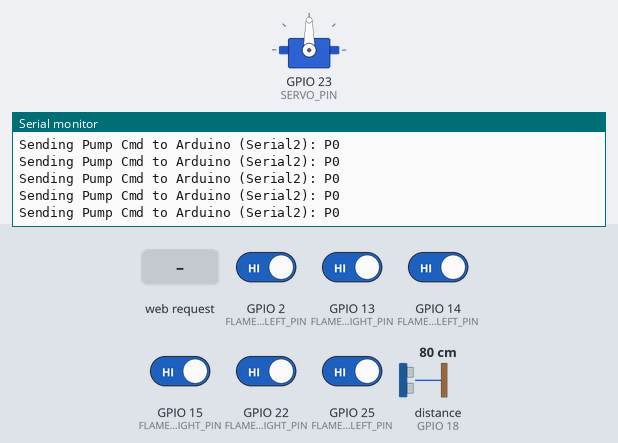
Recording of a program running on a simulated ESP32. On the bench: servo, the last lines printed to the serial monitor. Wiring (inferred from the names in the program): ultrasonic range finder: trigger GPIO 5; echo GPIO 18. The inputs (shaded band) are chosen by the test bench; at power-on: GPIO 2 (FLAME_SENSOR_REAR_LEFT_PIN), GPIO 13 (FLAME_SENSOR_REAR_RIGHT_PIN), GPIO 14 (FLAME_SENSOR_FRONT_LEFT_PIN), GPIO 15 (FLAME_SENSOR_FRONT_RIGHT_PIN), GPIO 22 (FLAME_SENSOR_MID_RIGHT_PIN), GPIO 25 (FLAME_SENSOR_MID_LEFT_PIN) HIGH, distance to the obstacle (sensor on GPIO 18) 80 cm. The echo pulse lasts 58.3 µs per cm; WiFi joins after 1.5 s; servers stay silent unless stated.

Above: at 2.7 s.
2.8 s: GPIO 2 (FLAME_SENSOR_REAR_LEFT_PIN) driven LOW
At 2.81 s:
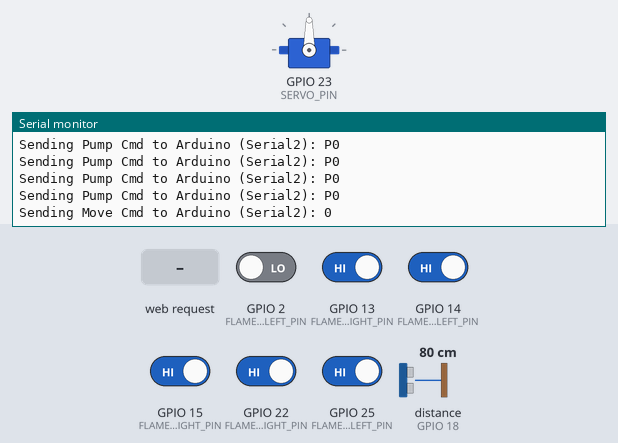
5.0 s: distance to the obstacle (sensor on GPIO 18) set to 22 cm
At 5.05 s:
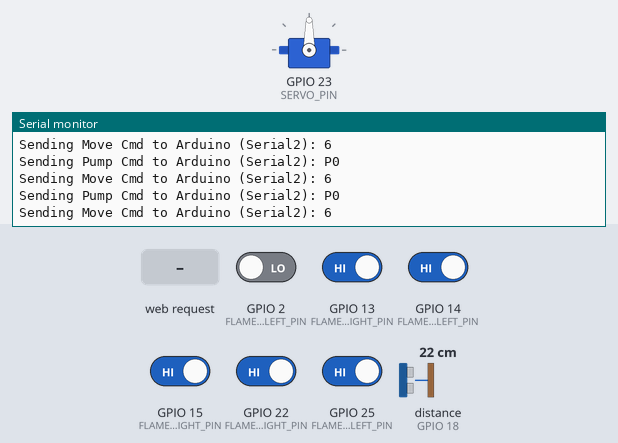
8.0 s: HTTP request GET /control?dir=FF_ON received
At 8.83 s:
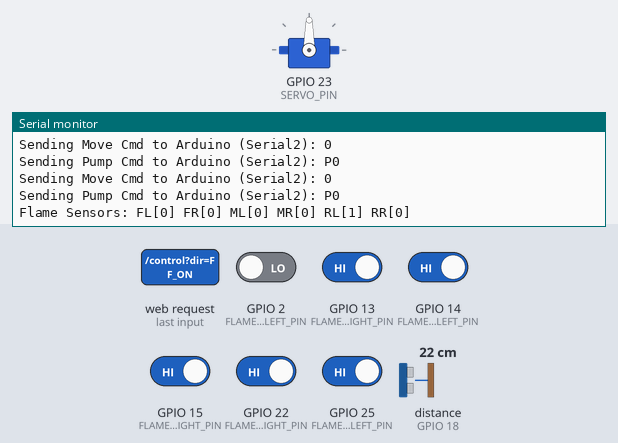
9.5 s: HTTP request GET /control?dir=FF_OFF received
At 9.9 s:
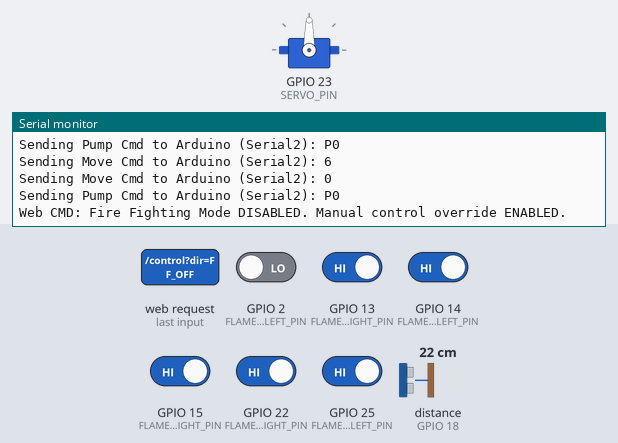
11.0 s: HTTP request GET /control?dir=P1 received
At 11.6 s:
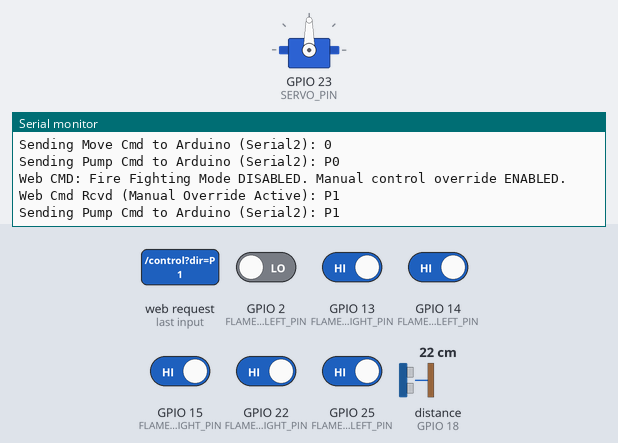

The program:

main.cpp
```cpp
#include <WiFi.h>
#include <ESP32Servo.h>
#include <WebServer.h>

// Thông tin WiFi
#define WIFI_SSID "gimmesourcecode"
#define WIFI_PASSWORD "12345678"

// Radar
#define TRIG_PIN 5
#define ECHO_PIN 18
// Servo
#define SERVO_PIN 23

// Flame Sensor
#define FLAME_SENSOR_FRONT_LEFT_PIN  14
#define FLAME_SENSOR_FRONT_RIGHT_PIN 15
#define FLAME_SENSOR_MID_LEFT_PIN    25
#define FLAME_SENSOR_MID_RIGHT_PIN   22
#define FLAME_SENSOR_REAR_LEFT_PIN   2
#define FLAME_SENSOR_REAR_RIGHT_PIN  13

// Setting threshold
const float FIRE_TOO_CLOSE_CM = 10.0;
const float FIRE_MIN_SPRAY_DISTANCE_CM = 15.0;
const float FIRE_TARGET_SPRAY_DISTANCE_CM = 25.0;
const float FIRE_MAX_APPROACH_DISTANCE_CM = 40.0;

// Firebase status
volatile bool fireFightingModeEnabled = false;

// Firefighter status
enum FireFightingState {
    FF_IDLE,                       // Chờ phát hiện lửa
    FF_FIRE_DETECTED_STOP_AND_ASSESS,  // Dừng khi phát hiện lửa và đánh giá hướng
    FF_TURNING_TO_FIRE,            // Xoay về hướng lửa
    FF_ADJUSTING_DISTANCE,         // Điều chỉnh khoảng cách tới lửa (tiến/lùi)
    FF_SPRAYING                    // Bơm nước
};
WebServer server(80);


volatile bool manualControlOverride = false;

volatile float currentDistanceCm = 999.9;

// Servo status
Servo radarServo;
int servoAngle = 90;
const int SERVO_MIN_ANGLE = 0;
const int SERVO_MAX_ANGLE = 180;


volatile FireFightingState currentFfState = FF_IDLE;
unsigned long ffStateTimer = 0;
int fireDirectionAngle = 90;
const long SPRAY_DURATION_MS = 5000;
const long FF_TURN_TIMEOUT_MS = 8000;
const long FF_ADJUST_TIMEOUT_MS = 7000;

// Command to Arduino
const char CMD_STOP[] = "0";
const char CMD_FORWARD[] = "1";
const char CMD_TURN_RIGHT_HARD[] = "3";
const char CMD_TURN_LEFT_HARD[] = "6";
const char CMD_BACK[] = "8";
const char CMD_PUMP_ON[] = "P1";
const char CMD_PUMP_OFF[] = "P0";

// Function prototypes
void setServoToAngle(int targetAngle);
float calculateDistance();
void handleControl();
void setupServo();
void setupWiFi();

bool isFireDetected(int pin);
bool isFireDetectedFront();
bool isFireDetectedLeftSide();
bool isFireDetectedRightSide();
bool isFireDetectedRear();
void determineFireDirection();
void handleFireFightingLogic();
void sendMoveCommand(const char* cmd);
void sendPumpCommand(const char* cmd);
void printFlameSensorStatus();


// Implementations

bool isFireDetected(int pin) {
    return digitalRead(pin) == LOW;
}

void printFlameSensorStatus() {
    Serial.print("Flame Sensors: FL["); Serial.print(isFireDetected(FLAME_SENSOR_FRONT_LEFT_PIN) ? "1" : "0"); Serial.print("] ");
    Serial.print("FR["); Serial.print(isFireDetected(FLAME_SENSOR_FRONT_RIGHT_PIN) ? "1" : "0"); Serial.print("] ");
    Serial.print("ML["); Serial.print(isFireDetected(FLAME_SENSOR_MID_LEFT_PIN) ? "1" : "0"); Serial.print("] ");
    Serial.print("MR["); Serial.print(isFireDetected(FLAME_SENSOR_MID_RIGHT_PIN) ? "1" : "0"); Serial.print("] ");
    Serial.print("RL["); Serial.print(isFireDetected(FLAME_SENSOR_REAR_LEFT_PIN) ? "1" : "0"); Serial.print("] ");
    Serial.print("RR["); Serial.print(isFireDetected(FLAME_SENSOR_REAR_RIGHT_PIN) ? "1" : "0"); Serial.println("]");
}

bool isFireDetectedFront() {
    return isFireDetected(FLAME_SENSOR_FRONT_LEFT_PIN) || isFireDetected(FLAME_SENSOR_FRONT_RIGHT_PIN);
}

bool isFireDetectedLeftSide() {
    if (isFireDetected(FLAME_SENSOR_MID_LEFT_PIN)) return true;
    if (isFireDetected(FLAME_SENSOR_FRONT_LEFT_PIN)
        && !isFireDetected(FLAME_SENSOR_FRONT_RIGHT_PIN)
        && !isFireDetected(FLAME_SENSOR_MID_RIGHT_PIN)) return true;
    return false;
}

bool isFireDetectedRightSide() {
    if (isFireDetected(FLAME_SENSOR_MID_RIGHT_PIN)) return true;
    if (isFireDetected(FLAME_SENSOR_FRONT_RIGHT_PIN)
    && !isFireDetected(FLAME_SENSOR_FRONT_LEFT_PIN)
    && !isFireDetected(FLAME_SENSOR_MID_LEFT_PIN)) return true;
    return false;
}

bool isFireDetectedRear() {
    return isFireDetected(FLAME_SENSOR_REAR_LEFT_PIN) || isFireDetected(FLAME_SENSOR_REAR_RIGHT_PIN);
}

void determineFireDirection() {
    printFlameSensorStatus();

    bool frontFire = isFireDetectedFront();
    bool leftSideFire = isFireDetectedLeftSide();
    bool rightSideFire = isFireDetectedRightSide();
    bool rearFire = isFireDetectedRear();

    if (frontFire) {
        fireDirectionAngle = 90;
    } else if (leftSideFire && !rightSideFire && !rearFire) {
        fireDirectionAngle = 45;
    } else if (rightSideFire && !leftSideFire && !rearFire) {
        fireDirectionAngle = 135;
    } else if (rearFire && !leftSideFire && !rightSideFire) {
        fireDirectionAngle = 0;
    } else if (leftSideFire && rightSideFire && !rearFire) {
        fireDirectionAngle = 45;
    }
    else if (frontFire && leftSideFire && !rightSideFire) {
        fireDirectionAngle = 75;
    } else if (frontFire && rightSideFire && !leftSideFire) {
        fireDirectionAngle = 105;
    }
    else {
        fireDirectionAngle = -1;
    }
}

void sendMoveCommand(const char* cmd) { // Tín hiệu di chuyển
    Serial.print("Sending Move Cmd to Arduino (Serial2): "); Serial.println(cmd);
    Serial2.print(cmd); Serial2.print(" ");
}

void sendPumpCommand(const char* cmd) { // Tín hiệu bơm nước
    Serial.print("Sending Pump Cmd to Arduino (Serial2): "); Serial.println(cmd);
    Serial2.print(cmd); Serial2.print(" ");
}

void handleFireFightingLogic() {
    unsigned long currentMillis = millis();
    setServoToAngle(90);
    currentDistanceCm = calculateDistance();

    switch (currentFfState) {
        case FF_IDLE:
            sendPumpCommand(CMD_PUMP_OFF);
            if (isFireDetectedFront() || isFireDetectedLeftSide() || isFireDetectedRightSide() || isFireDetectedRear()) {
                sendMoveCommand(CMD_STOP);
                currentFfState = FF_FIRE_DETECTED_STOP_AND_ASSESS;
                ffStateTimer = millis();
            }
            break;

        case FF_FIRE_DETECTED_STOP_AND_ASSESS:
            sendMoveCommand(CMD_STOP);
            sendPumpCommand(CMD_PUMP_OFF);
            if (currentMillis - ffStateTimer > 700) {
                determineFireDirection();
                if (fireDirectionAngle == 90) {
                    currentFfState = FF_ADJUSTING_DISTANCE;
                } else if (fireDirectionAngle != -1) {
                    currentFfState = FF_TURNING_TO_FIRE;
                } else {
                    currentFfState = FF_IDLE;
                }
                ffStateTimer = millis();
            }
            break;

        case FF_TURNING_TO_FIRE:
            sendPumpCommand(CMD_PUMP_OFF);
            if (isFireDetectedFront()) {
                sendMoveCommand(CMD_STOP);
                currentFfState = FF_ADJUSTING_DISTANCE;
                ffStateTimer = millis();
                break;
            }

            if (currentMillis - ffStateTimer > FF_TURN_TIMEOUT_MS) {
                sendMoveCommand(CMD_STOP);
                currentFfState = FF_IDLE;
                break;
            }

            if (fireDirectionAngle == 0 || (fireDirectionAngle > 0 && fireDirectionAngle < 88) ) {
                sendMoveCommand(CMD_TURN_LEFT_HARD);
            } else if (fireDirectionAngle > 92 && fireDirectionAngle <= 180) {
                sendMoveCommand(CMD_TURN_RIGHT_HARD);
            } else {
                sendMoveCommand(CMD_STOP);
                currentFfState = FF_FIRE_DETECTED_STOP_AND_ASSESS;
                ffStateTimer = millis();
            }
            break;

        case FF_ADJUSTING_DISTANCE:
            sendPumpCommand(CMD_PUMP_OFF);
            if (!isFireDetectedFront()) {
                sendMoveCommand(CMD_STOP);
                currentFfState = FF_FIRE_DETECTED_STOP_AND_ASSESS;
                ffStateTimer = millis();
                break;
            }
            if (currentDistanceCm < FIRE_TOO_CLOSE_CM) {
                sendMoveCommand(CMD_BACK);
            } else if (currentDistanceCm > FIRE_MAX_APPROACH_DISTANCE_CM) {
                currentFfState = FF_SPRAYING;
            } else if (currentDistanceCm > FIRE_TARGET_SPRAY_DISTANCE_CM + 3.0) {
                currentFfState = FF_SPRAYING;
                } else if (currentDistanceCm < FIRE_MIN_SPRAY_DISTANCE_CM && currentDistanceCm >= FIRE_TOO_CLOSE_CM) {
                 sendMoveCommand(CMD_BACK);
            }
            else if (currentDistanceCm >= FIRE_MIN_SPRAY_DISTANCE_CM && currentDistanceCm <= FIRE_TARGET_SPRAY_DISTANCE_CM + 3.0) {
                sendMoveCommand(CMD_STOP);
                currentFfState = FF_SPRAYING;
                ffStateTimer = millis();
            } else {
                 sendMoveCommand(CMD_STOP);
            }

            if (currentMillis - ffStateTimer > FF_ADJUST_TIMEOUT_MS && currentFfState == FF_ADJUSTING_DISTANCE) {
                sendMoveCommand(CMD_STOP);
                if(isFireDetectedFront()){
                    currentFfState = FF_SPRAYING;
                } else {
                    currentFfState = FF_FIRE_DETECTED_STOP_AND_ASSESS;
                }
                ffStateTimer = millis();
            }
            break;

        case FF_SPRAYING:
            sendMoveCommand(CMD_STOP);
            if (!isFireDetectedFront()) {
                sendPumpCommand(CMD_PUMP_OFF);
                currentFfState = FF_IDLE;
                break;
            }

            sendPumpCommand(CMD_PUMP_ON);

            if (currentMillis - ffStateTimer > SPRAY_DURATION_MS) {
                sendPumpCommand(CMD_PUMP_OFF);
                if (isFireDetectedFront()) {
                    currentFfState = FF_FIRE_DETECTED_STOP_AND_ASSESS;
                } else {
                    currentFfState = FF_IDLE;
                }
                ffStateTimer = millis();
            }
            break;
    }
}

void setupWiFi() {
    WiFi.mode(WIFI_STA);
    WiFi.begin(WIFI_SSID, WIFI_PASSWORD);
    Serial.print("Connecting to WiFi for WebServer");
    unsigned long startTime = millis();
    while (WiFi.status() != WL_CONNECTED && (millis() - startTime < 10000)) {
        Serial.print(".");
        delay(500);
    }

    if (WiFi.status() == WL_CONNECTED) {
        Serial.println("\nWiFi connected for WebServer!");
        Serial.print("IP Address: "); Serial.println(WiFi.localIP());
    } else {
        Serial.println("\nWiFi STA connection failed! Starting AP mode as fallback for WebServer.");
        WiFi.mode(WIFI_AP);
        WiFi.softAP("ESP32_FireBot_AP", "123456789");
        Serial.print("ESP32 AP SSID: ESP32_FireBot_AP, IP: "); Serial.println(WiFi.softAPIP());
    }
}

float calculateDistance() {
    digitalWrite(TRIG_PIN, LOW);
    delayMicroseconds(2);
    digitalWrite(TRIG_PIN, HIGH);
    delayMicroseconds(10);
    digitalWrite(TRIG_PIN, LOW);
    long duration = pulseIn(ECHO_PIN, HIGH, 25000);
    if (duration == 0 || duration >= 25000) return 999.9;

    float dist = duration * 0.0343 / 2.0;
    return (dist < 2.0) ? 999.9 : dist;
}

void handleControl() {
    if (!server.hasArg("dir")) {
        server.send(400, "text/plain", "Missing 'dir' parameter");
        return;
    }
    String direction = server.arg("dir");

    if (direction == "FF_ON") {
        fireFightingModeEnabled = true;
        manualControlOverride = false;
        currentFfState = FF_IDLE;
        sendMoveCommand(CMD_STOP);
        sendPumpCommand(CMD_PUMP_OFF);
        Serial.println("Web CMD: Fire Fighting Mode ENABLED.");
        server.send(200, "text/plain", "Fire Fighting Mode ENABLED");
        return;
    } else if (direction == "FF_OFF") {
        fireFightingModeEnabled = false;
        manualControlOverride = true;
        sendMoveCommand(CMD_STOP);
        sendPumpCommand(CMD_PUMP_OFF);
        Serial.println("Web CMD: Fire Fighting Mode DISABLED. Manual control override ENABLED.");
        server.send(200, "text/plain", "Fire Fighting Mode DISABLED. Manual control override ENABLED.");
        return;
    }

    if (fireFightingModeEnabled && !manualControlOverride) {
        Serial.println("Fire Fighting Mode ON - Manual web command '" + direction + "' ignored. Use FF_OFF to enable manual control.");
        server.send(200, "text/plain", "FF Mode ON. Manual command '" + direction + "' ignored. Use /control?dir=FF_OFF to enable manual control.");
        return;
    }

    if (manualControlOverride) {
        Serial.print("Web Cmd Rcvd (Manual Override Active): "); Serial.println(direction);
        if (direction == "P1") {
            sendPumpCommand(CMD_PUMP_ON);
        } else if (direction == "P0") {
            sendPumpCommand(CMD_PUMP_OFF);
        } else {
            sendMoveCommand(direction.c_str());
        }
        String response = "OK (Manual Override): "; response += direction;
        server.send(200, "text/plain", response);
    } else {
       Serial.println("FF Mode is OFF but manual override is not active. Send /control?dir=FF_OFF first.");
       server.send(200, "text/plain", "FF Mode is OFF but manual override not active. Send /control?dir=FF_OFF to enable manual commands.");
    }
}

void setupServo() {
    radarServo.attach(SERVO_PIN, 500, 2400);
    setServoToAngle(90);
    Serial.println("Servo initialized at 90 degrees.");
}

void setServoToAngle(int targetAngle) {
    servoAngle = constrain(targetAngle, SERVO_MIN_ANGLE, SERVO_MAX_ANGLE);
    radarServo.write(servoAngle);
}

void setup() {
    Serial.begin(115200);
    while (!Serial) { delay(10); }
    Serial.println("\n--- ESP32 Fire Fighting Robot (Fixed Nozzle Logic v3) ---");

    Serial2.begin(115200, SERIAL_8N1, 16, 17);

    setupWiFi();
    setupServo();

    pinMode(TRIG_PIN, OUTPUT);
    pinMode(ECHO_PIN, INPUT);

    pinMode(FLAME_SENSOR_FRONT_LEFT_PIN, INPUT_PULLUP);
    pinMode(FLAME_SENSOR_FRONT_RIGHT_PIN, INPUT_PULLUP);
    pinMode(FLAME_SENSOR_MID_LEFT_PIN, INPUT_PULLUP);
    pinMode(FLAME_SENSOR_MID_RIGHT_PIN, INPUT_PULLUP);
    pinMode(FLAME_SENSOR_REAR_LEFT_PIN, INPUT_PULLUP);
    pinMode(FLAME_SENSOR_REAR_RIGHT_PIN, INPUT_PULLUP);

    fireFightingModeEnabled = true;
    manualControlOverride = false;
    Serial.print("Initial FireFightingMode: "); Serial.println(fireFightingModeEnabled ? "ON" : "OFF");
    Serial.print("Initial ManualControlOverride: "); Serial.println(manualControlOverride ? "ON" : "OFF");

    server.on("/control", HTTP_GET, handleControl);
    server.begin();

    sendMoveCommand(CMD_STOP);
    sendPumpCommand(CMD_PUMP_OFF);
    currentFfState = FF_IDLE;
}

void loop() {
    if (WiFi.status() == WL_CONNECTED || WiFi.softAPgetStationNum() > 0) {
        server.handleClient();
    } else if (millis() % 20000 == 0) {
        if(WiFi.getMode() == WIFI_STA && WiFi.status() != WL_CONNECTED) {
            Serial.println("WiFi STA disconnected. Attempting reconnect for WebServer...");
            WiFi.reconnect();
        }
    }

    if (fireFightingModeEnabled && !manualControlOverride) {
        handleFireFightingLogic();
    } else if (manualControlOverride) {
        if(millis() % 3000 == 0) {
             Serial.println("System in MANUAL CONTROL OVERRIDE. Waiting for web commands via /control?dir=CMD");
        }
    } else {
        sendMoveCommand(CMD_STOP);
        sendPumpCommand(CMD_PUMP_OFF);
        if(millis() % 3000 == 0) {
            Serial.println("FF Mode OFF, Manual Override OFF. System IDLE. Send FF_ON or FF_OFF via web.");
        }
    }
    delay(50);
}
```

Measured:
- after the input at 8.0 s, the serial monitor: prints a new line after 0.05 s (image 3)
- after the input at 9.5 s, the serial monitor: prints a new line at once (image 4)
- after the input at 11.0 s, the serial monitor: prints a new line at once (image 5)
